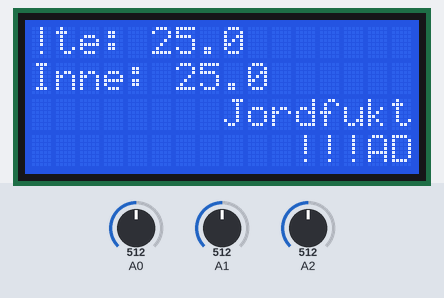
Recording of a sketch running on a simulated Arduino Uno, built with avr-gcc and run on an emulated ATmega328P. Parts: 16×4 character LCD. Inputs (shaded band) come from the test bench; at power-on: A0 = 512, A2 = 512, A1 = 512. What the sketch prints to the serial monitor is not drawn.

Above: at 1.2 s.
1.3 s: A0 set to 716
At 3.0 s:
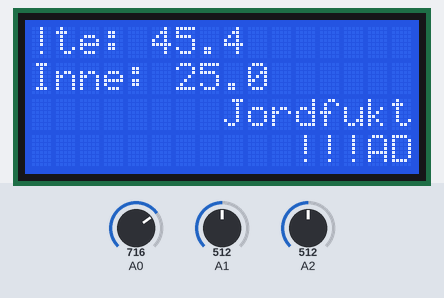
5.5 s: A2 set to 306
At 8.8 s:
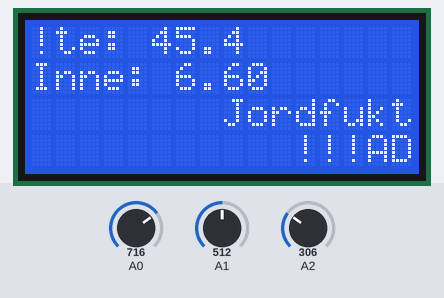
8.9 s: A1 set to 533
13.1 s: A0 set to 900
At 15.2 s:
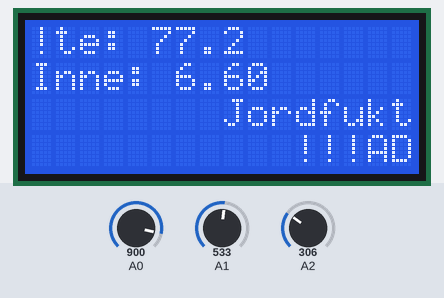
15.3 s: A2 set to 122
At 18.3 s:
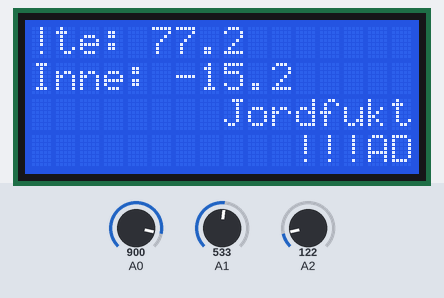
18.4 s: A2 set to 10
At 19.9 s:
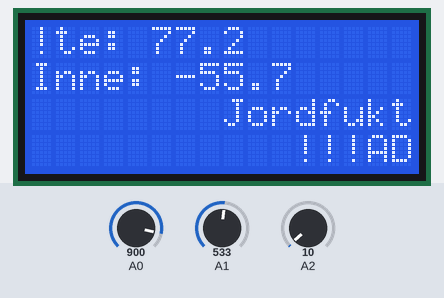
Timing chart, 0 to 21.4 s (numbered marks = the images above; inputs shaded):
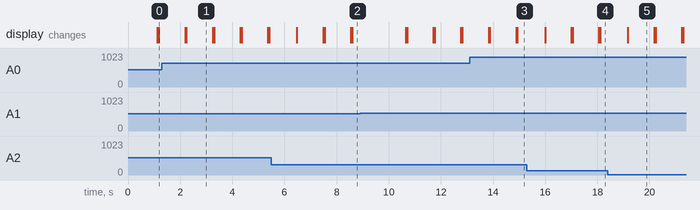

The sketch:

WeatherStationBergen.ino
```cpp
#include <math.h>
#include <Wire.h>
#include <LiquidCrystal_I2C.h>
LiquidCrystal_I2C lcd(0x3F, 2, 1, 0, 4, 5, 6, 7, 3, POSITIVE);  //Set the LCD I2C address

int moistureOutput = 0;

double Thermistor1(int RawADC1) {
 double temp1;
 temp1 = log(10000.0*((1024.0/RawADC1-1)));
 temp1 = 1 / (0.001129148 + (0.000234125 + (0.0000000876741 * temp1 * temp1 ))* temp1 );
 temp1 = temp1 - 273.15;            //Convert Kelvin to Celcius
 return temp1;
}

double Thermistor2(int RawADC2) {
 double temp2;
 temp2 = log(10000.0*((1024.0/RawADC2-1)));
 temp2 = 1 / (0.001129148 + (0.000234125 + (0.0000000876741 * temp2 * temp2 ))* temp2 );
 temp2 = temp2 - 273.15;            //Convert Kelvin to Celcius
 return temp2;
}


void setup()
{
  Serial.begin(9600);
  lcd.begin(16,4);   //Initialize the lcd for 16 chars 2 lines, turn on backlight
}


void loop() {
  int moistureValue = analogRead(A1);
  moistureOutput = map(moistureValue, 530, 667, 0, 99);
 Serial.println(moistureOutput);
 Serial.println(float(Thermistor1(analogRead(0))));  //Display Celsius;
 Serial.println(float(Thermistor2(analogRead(2))));  //Display Celsius;


 lcd.setCursor(0,0);
   lcd.print("Ute: "); lcd.print(Thermistor1(analogRead(0)), 1); //Print to LCD

 lcd.setCursor(0,1);
   lcd.print("Inne: "); lcd.print(Thermistor2(analogRead(2)), 1); //Print to LCD

 lcd.setCursor(0,2);
  lcd.print("    Jordfukt: "); lcd.print(moistureOutput); lcd.print("%"); //Print to LCD

  if(moistureOutput<20)
    {
    lcd.setCursor(0,3);
    lcd.print("       !!!ADVARSEL!!!");
    }

 delay(1000);
}
```

Measured:
- after the input at 1.3 s, the display: first changes after 0.89 s (image 1 shows a later state)
- after the input at 5.5 s, the display: changes after 0.98 s (image 2)
- after the input at 13.1 s, the display: first changes after 0.73 s (image 3 shows a later state)
- after the input at 15.3 s, the display: changes after 0.70 s (image 4)
- after the input at 18.4 s, the display: changes after 0.77 s (image 5)
- what the display in image 1 shows lasts 1.0 s, from 2.2 s to 3.2 s
